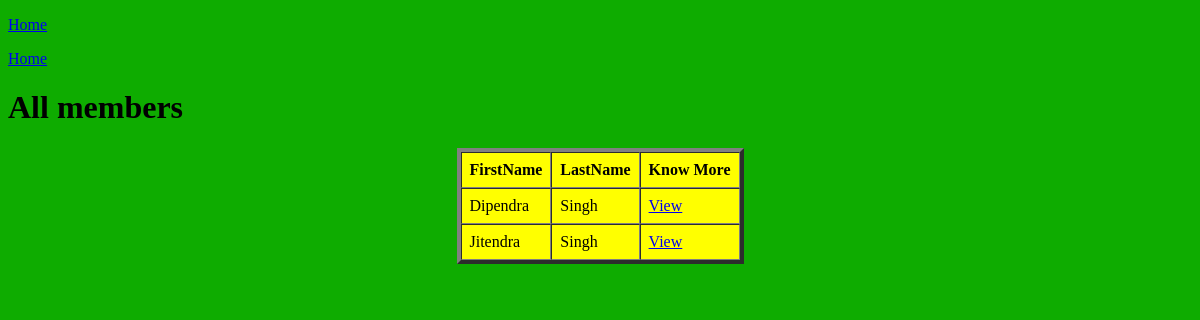
/members/, run on an earlier commit of the app's database.
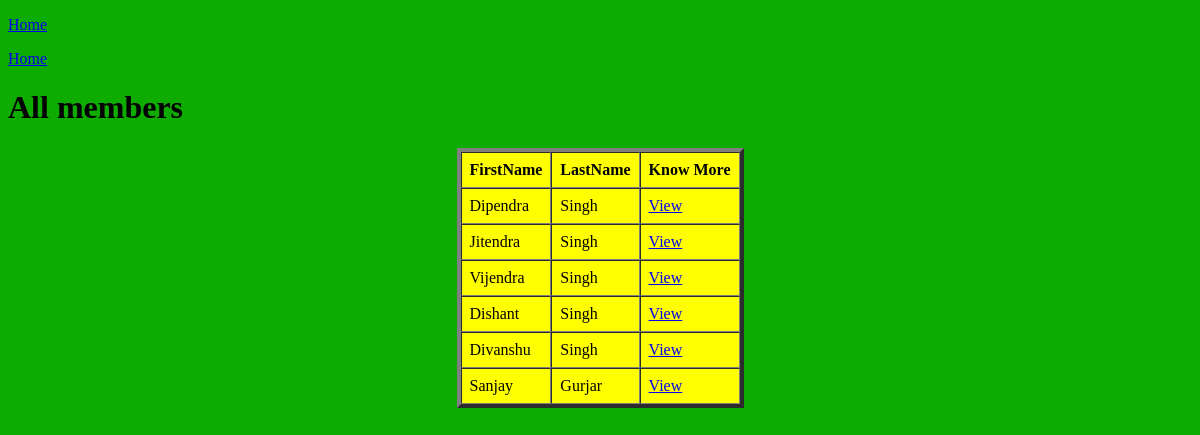
And on a later commit of the database.
### members/models.py (models this page shows, shortened)
class Member(models.Model):
  firstname = models.CharField(max_length=255)
  lastname = models.CharField(max_length=255)
  phonenumber=models.IntegerField(null=True)
  joined_date=models.DateField(null=True)

### members/views.py (the view)
# urls.py: path('members/', views.members, name='members'),
def members(request):
    mymembers=Member.objects.all().values()
    template = loader.get_template('all_members.html')
    context={
        'mymembers':mymembers,
    }
    return HttpResponse(template.render(context,request))

### members/templates/all_members.html (shortened to what this page needs)
{% extends "master.html" %}
{% block content %}
        <p> <a href='/'> Home </a></p>
        <h1> All members </h1>
        <table border="4" cellspacing="0" cellpadding="8" bgcolor="FFFF00" align="center">
            <tr>
                <th>FirstName</th>
                <th>LastName</th>
                <th>Know More</th>
            </tr>
            {% for x in mymembers %}
                <tr>
                <td>{{x.firstname}}</td>
                <td>{{x.lastname}}</td>
                <td><a href="details/{{x.id}}">View</a></td>
                </tr>
            {% endfor %}
        </table>
    {% endblock %}

### members/templates/master.html (shortened to what this page needs)
<!DOCTYPE html>
<html>
<head>
</head>
<body bgcolor="peach">
    <p> <a href='/'> Home </a></p>
    {% block content %}
    {% endblock %}
</body>
</html>

What changed in the data, as far as the page shows it:
added Member: firstname "Vijendra", lastname "Singh"
added Member: firstname "Dishant", lastname "Singh"
added Member: firstname "Divanshu", lastname "Singh"
added Member: firstname "Sanjay", lastname "Gurjar"
